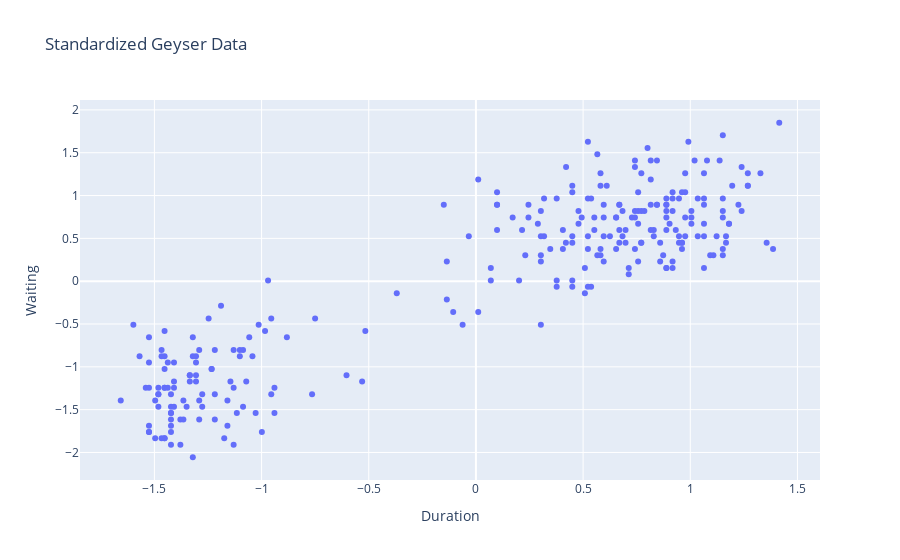

Source (notebook cell):
### Markdown cell above
**Q1**. Charger le dataset, normaliser puis visualiser les données. Commenter.

### Code cell
# Load the "Old Faithful" dataset from the Seaborn library
df = seaborn.load_dataset('geyser')
display(df)
X = df[['duration', 'waiting']].values
N, D = X.shape
print(df.describe())

# Standardize data to avoid numerical instabilities

# Standardiser X
mean = np.mean(X, axis=0)
std = np.std(X, axis=0)
X_standardized = (X - mean) / std

print(X_standardized[:5])

# Show data : nuage de points

fig = go.Figure(data=go.Scatter(x=X_standardized[:, 0], y=X_standardized[:, 1], mode='markers'))

# Mise en forme du graphique
fig.update_layout(title="Standardized Geyser Data",
                  xaxis_title="Duration",
                  yaxis_title="Waiting",
                  showlegend=False)

fig.show()

### Figure 1 — Plotly figure (JSON) as saved in the notebook; plotly's stock layout.template omitted (floating-point values rounded to 4 significant figures; data arrays with more than 128 entries replaced by an {"elided": "..."} marker saying what was removed)
{"data": [{"mode": "markers", "type": "scatter", "x": {"elided": "272 float values"}, "y": {"elided": "272 float values"}}], "layout": {"showlegend": false, "title": {"text": "Standardized Geyser Data"}, "xaxis": {"title": {"text": "Duration"}}, "yaxis": {"title": {"text": "Waiting"}}}}
